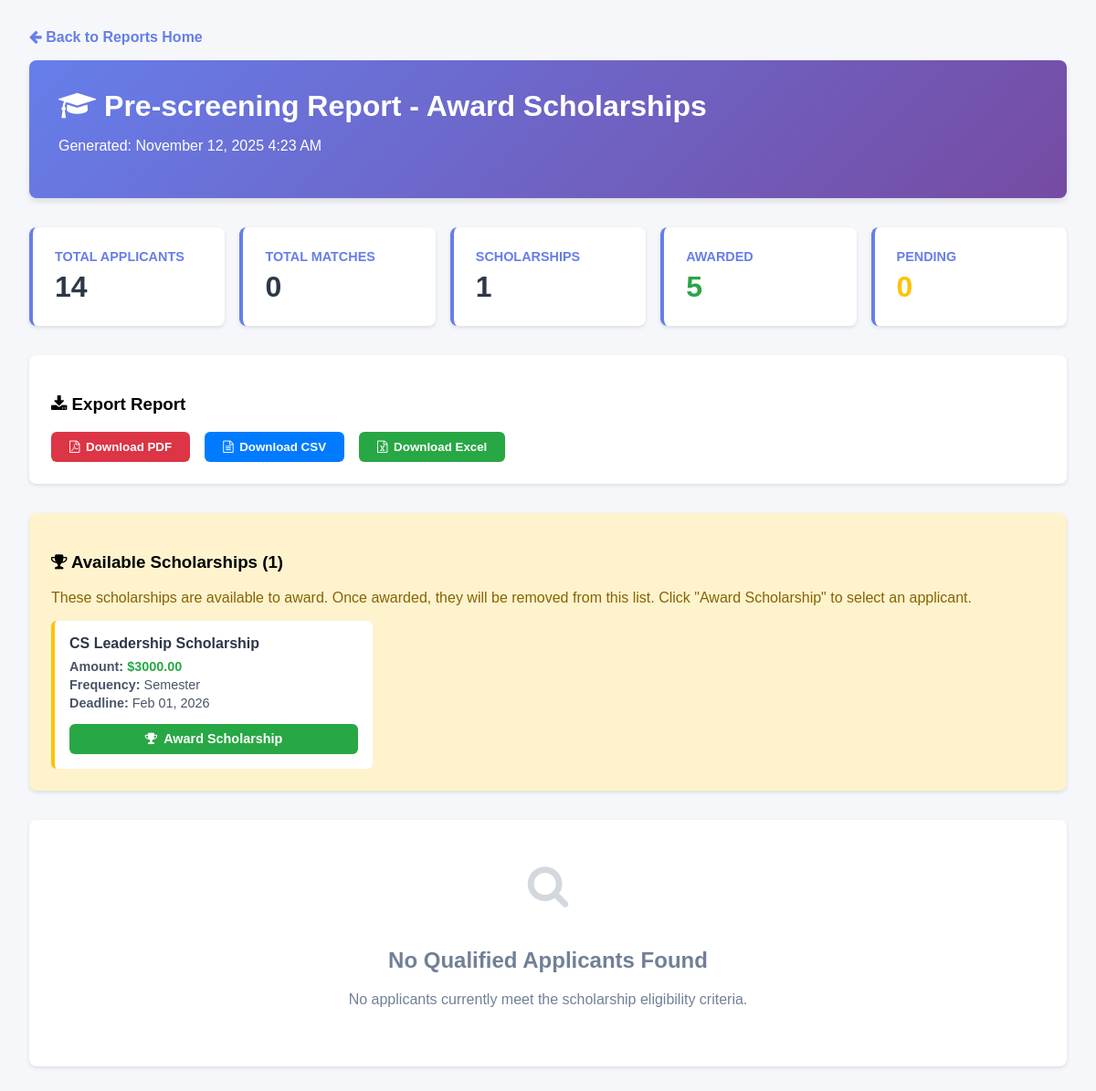
The page /prescreening-report/ on the database its author committed.
### reports_app/models.py (models this page shows, shortened)
class Scholarship(models.Model):
    name = models.CharField(max_length=255)
    description = models.TextField()
    eligibility_criteria = models.JSONField(default=list)  # List[str]
    donor_info = models.JSONField(default=dict)  # Dict containing donor details
    disbursement_requirements = models.JSONField(default=list)  # List[str]
    frequency = models.CharField(max_length=64)  # e.g., 'annual', 'semester'
    amount = models.DecimalField(max_digits=10, decimal_places=2)
    deadline = models.DateTimeField(null=True, blank=True)
    review_dates = models.JSONField(null=True, blank=True)  # List[datetime] as ISO strings
    reporting_schedule = models.JSONField(null=True, blank=True)  # Dict[str, datetime] as ISO strings
    created_at = models.DateTimeField(auto_now_add=True)
    updated_at = models.DateTimeField(auto_now=True)
    class Meta:
        ordering = ['name']
        verbose_name = 'Scholarship'
        verbose_name_plural = 'Scholarships'

### reports_app/views.py (the view, shortened to what this page needs)
# urls.py: path('prescreening-report/', views.view_prescreening_report, name='view_prescreening_report'),
def view_prescreening_report(request):
    engine = ReportEngine()
    applicants = list(Applicant.objects.all().order_by('name'))
    engineering_scholarship = Scholarship.objects.filter(
        name="Engineering Excellence Scholarship"
    ).order_by('-id').first()
    cs_scholarship = Scholarship.objects.filter(
        name="CS Leadership Scholarship"
    ).order_by('-id').first()
    all_scholarships = [s for s in [engineering_scholarship, cs_scholarship] if s is not None]
    awarded_scholarship_names = set()
    for scholarship in all_scholarships:
        has_award = AwardDecision.objects.filter(
            scholarship_name=scholarship.name,
            decision='awarded'
        ).exists()
        scholarship.is_awarded = has_award
        if has_award:
            awarded_scholarship_names.add(scholarship.name)
    available_scholarships = [s for s in all_scholarships if not s.is_awarded]
    report_data = engine.generate_prescreening_report(applicants)
    report_data['scholarships_evaluated'] = len(available_scholarships)
    total_awarded_count = AwardDecision.objects.filter(decision='awarded').count()
    report_data['summary']['award_decisions']['awarded'] = total_awarded_count
    context = {
        'report': report_data,
        'scholarships': available_scholarships,  # Only show non-awarded scholarships
        'all_scholarships': all_scholarships,  # All scholarships for dropdown in modal
        'all_applicants': applicants,  # Provide full applicant list for award modal dropdown
        'total_applicants': len(applicants),
        'generated_date': report_data.get('generated_date', datetime.now())
    }
    return render(request, 'reports_app/prescreening_report.html', context)

### reports_app/templates/reports_app/prescreening_report.html (shortened to what this page needs)
<!doctype html>
<html>
<head>
    <link rel="stylesheet" href="https://cdnjs.cloudflare.com/ajax/libs/font-awesome/4.7.0/css/font-awesome.min.css">
</head>
<body>
    <a href="{% url 'reports_home' %}" class="back-link">
        <i class="fa fa-arrow-left"></i> Back to Reports Home
    </a>
    <div class="header">
        <h1><i class="fa fa-graduation-cap"></i> Pre-screening Report - Award Scholarships</h1>
        <p>Generated: {{ generated_date|date:"F d, Y g:i A" }}</p>
    </div>
    <div class="summary-stats">
        <div class="stat-card">
            <h3>Total Applicants</h3>
            <div class="value">{{ total_applicants }}</div>
        </div>
        <div class="stat-card">
            <h3>Total Matches</h3>
            <div class="value">{{ report.summary.total_matches }}</div>
        </div>
        <div class="stat-card">
            <h3>Scholarships</h3>
            <div class="value">{{ report.scholarships_evaluated }}</div>
        </div>
        <div class="stat-card">
            <h3>Awarded</h3>
            <div class="value" style="color: #28a745;">{{ report.summary.award_decisions.awarded }}</div>
        </div>
        <div class="stat-card">
            <h3>Pending</h3>
            <div class="value" style="color: #ffc107;">{{ report.summary.award_decisions.pending }}</div>
        </div>
    </div>
    <div class="export-section">
        <h3><i class="fa fa-download"></i> Export Report</h3>
        <div class="export-buttons">
            <form method="post" action="{% url 'reports_home' %}" style="margin: 0;">
                <button type="submit" class="export-btn export-btn-pdf">
                    <i class="fa fa-file-pdf-o"></i> Download PDF
                </button>
            </form>
            <form method="post" action="{% url 'reports_home' %}" style="margin: 0;">
                <button type="submit" class="export-btn export-btn-csv">
                    <i class="fa fa-file-text-o"></i> Download CSV
                </button>
            </form>
            <form method="post" action="{% url 'reports_home' %}" style="margin: 0;">
                <button type="submit" class="export-btn export-btn-excel">
                    <i class="fa fa-file-excel-o"></i> Download Excel
                </button>
            </form>
        </div>
    </div>
    <div class="export-section" style="background: #fff3cd;">
        <h3><i class="fa fa-trophy"></i> Available Scholarships ({{ scholarships|length }})</h3>
        <p style="margin-bottom: 1em; color: #856404;">These scholarships are available to award. Once awarded, they will be removed from this list. Click "Award Scholarship" to select an applicant.</p>
        {% if scholarships %}
        <div style="display: grid; grid-template-columns: repeat(auto-fill, minmax(300px, 1fr)); gap: 1em;">
            {% for scholarship in scholarships %}
            <div style="background: white; padding: 1em; border-radius: 6px; border-left: 4px solid #ffc107; position: relative;">
                <h4 style="margin: 0 0 0.5em 0; color: #2d3748;">{{ scholarship.name }}</h4>
                <p style="margin: 0.3em 0; color: #4a5568; font-size: 0.9em;">
                    <strong>Amount:</strong> <span style="color: #28a745; font-weight: bold;">${{ scholarship.amount|floatformat:2 }}</span>
                </p>
                <p style="margin: 0.3em 0; color: #4a5568; font-size: 0.9em;">
                    <strong>Frequency:</strong> {{ scholarship.frequency|title }}
                </p>
                {% if scholarship.deadline %}
                <p style="margin: 0.3em 0; color: #4a5568; font-size: 0.9em;">
                    <strong>Deadline:</strong> {{ scholarship.deadline|date:"M d, Y" }}
                </p>
                {% endif %}
                <button class="award-btn btn-award" style="width: 100%; margin-top: 1em;" onclick="openScholarshipAwardModal('{{ scholarship.name }}', '{{ scholarship.amount }}')">
                    <i class="fa fa-trophy"></i> Award Scholarship
                </button>
            </div>
            {% endfor %}
        </div>
        {% endif %}
    </div>
    {% if report.matches %}
        {% for scholarship_match in report.matches %}
        <div class="scholarship-section">
            <div class="scholarship-header">
                <h2>{{ scholarship_match.scholarship_name }}</h2>
                <div class="match-count">
                    <i class="fa fa-users"></i> {{ scholarship_match.matches|length }} Qualified Applicant{{ scholarship_match.matches|length|pluralize }}
                </div>
            </div>
            {% for match in scholarship_match.matches %}
            <div class="applicant-card">
                <div class="applicant-info">
                    <h3>{{ match.applicant.name }}</h3>
                    <div class="applicant-details">
                        <p><strong>Student ID:</strong> {{ match.applicant.student_id }}</p>
                        <p><strong>Major:</strong> {{ match.applicant.major }}</p>
                        <p><strong>GPA:</strong> {{ match.applicant.gpa }}</p>
                        <p><strong>Academic Level:</strong> {{ match.applicant.academic_level }}</p>
                    </div>
                    <span class="qualification-badge {% if match.qualification_score >= 80 %}badge-high{% else %}badge-medium{% endif %}">
                        Qualification: {{ match.qualification_score }}%
                    </span>
                </div>
                <div class="decision-status">
                    {% if match.current_decision %}
                        {% if match.current_decision.decision == 'awarded' %}
                            <div class="status-badge status-awarded">
                                <i class="fa fa-check-circle"></i> AWARDED
                            </div>
                        {% elif match.current_decision.decision == 'not_awarded' %}
                            <div class="status-badge status-not-awarded">
                                <i class="fa fa-times-circle"></i> NOT AWARDED
                            </div>
                        {% else %}
                            <div class="status-badge status-pending">
                                <i class="fa fa-clock-o"></i> PENDING
                            </div>
                        {% endif %}
                        {% if match.current_decision.comments %}
                            <div class="decision-comments">
                                "{{ match.current_decision.comments }}"
                            </div>
                        {% endif %}
                        <div class="decision-date">
                            {{ match.current_decision.decided_at|date:"M d, Y g:i A" }}
                        </div>
                    {% else %}
                        <div class="status-badge status-none">
                            <i class="fa fa-question-circle"></i> NO DECISION
                        </div>
                    {% endif %}
                </div>
                <div class="award-actions">
                    <button class="award-btn btn-award" onclick="openAwardModal('{{ match.applicant.student_id }}', '{{ scholarship_match.scholarship_name }}', 'awarded', '{{ match.applicant.name }}')">
                        <i class="fa fa-trophy"></i> Award
                    </button>
                    <button class="award-btn btn-decline" onclick="openAwardModal('{{ match.applicant.student_id }}', '{{ scholarship_match.scholarship_name }}', 'not_awarded', '{{ match.applicant.name }}')">
                        <i class="fa fa-times"></i> Decline
                    </button>
                    <button class="award-btn btn-pending" onclick="openAwardModal('{{ match.applicant.student_id }}', '{{ scholarship_match.scholarship_name }}', 'pending', '{{ match.applicant.name }}')">
                        <i class="fa fa-clock-o"></i> Pending
                    </button>
                </div>
            </div>
            {% endfor %}
        </div>
        {% endfor %}
    {% else %}
        <div class="scholarship-section">
            <div class="no-matches">
                <i class="fa fa-search"></i>
                <h2>No Qualified Applicants Found</h2>
                <p>No applicants currently meet the scholarship eligibility criteria.</p>
            </div>
        </div>
    {% endif %}
</body>
</html>

### reports_app/templates/reports_app/prescreening_report.html (style rules this page uses)
body { font-family: Arial, sans-serif; margin: 0; padding: 2em; background-color: #f5f7fa; }
.header { background: linear-gradient(135deg, #667eea 0%, #764ba2 100%); color: white; padding: 2em; border-radius: 8px; margin-bottom: 2em; box-shadow: 0 4px 6px rgba(0,0,0,0.1); }
.header h1 { margin: 0 0 0.5em 0; }
.summary-stats { display: grid; grid-template-columns: repeat(auto-fit, minmax(200px, 1fr)); gap: 1em; margin-bottom: 2em; }
.stat-card { background: white; padding: 1.5em; border-radius: 8px; box-shadow: 0 2px 4px rgba(0,0,0,0.1); border-left: 4px solid #667eea; }
.stat-card h3 { margin: 0 0 0.5em 0; color: #667eea; font-size: 0.9em; text-transform: uppercase; }
.stat-card .value { font-size: 2em; font-weight: bold; color: #2d3748; }
.scholarship-section { background: white; border-radius: 8px; margin-bottom: 2em; box-shadow: 0 2px 4px rgba(0,0,0,0.1); overflow: hidden; }
.award-btn { padding: 0.6em 1em; border: none; border-radius: 6px; cursor: pointer; font-weight: bold; transition: all 0.2s; display: flex; align-items: center; justify-content: center; gap: 0.5em; font-size: 0.9em; }
.btn-award { background-color: #28a745; color: white; }
.no-matches { padding: 3em; text-align: center; color: #718096; }
.no-matches i { font-size: 3em; margin-bottom: 0.5em; opacity: 0.3; }
.back-link { display: inline-block; margin-bottom: 1em; color: #667eea; text-decoration: none; font-weight: bold; }
.export-section { background: white; padding: 1.5em; border-radius: 8px; margin-bottom: 2em; box-shadow: 0 2px 4px rgba(0,0,0,0.1); }
.export-buttons { display: flex; gap: 1em; flex-wrap: wrap; }
.export-btn { padding: 0.7em 1.5em; border: none; border-radius: 6px; cursor: pointer; font-weight: bold; color: white; display: flex; align-items: center; gap: 0.5em; }
.export-btn-pdf { background-color: #dc3545; }
.export-btn-csv { background-color: #007bff; }
.export-btn-excel { background-color: #28a745; }

### rows shown on the page
Scholarship: name "CS Leadership Scholarship", amount "3000.00", frequency "Semester", deadline "Feb 01, 2026"

### other values the page prints
{{ generated_date|date:"F d, Y g:i A" }} "November 12, 2025 4:23 AM"
{{ total_applicants }} "14"
{{ report.summary.total_matches }} "0"
{{ report.scholarships_evaluated }} "1"
{{ report.summary.award_decisions.awarded }} "5"
{{ report.summary.award_decisions.pending }} "0"
{{ scholarships|length }} "1"
